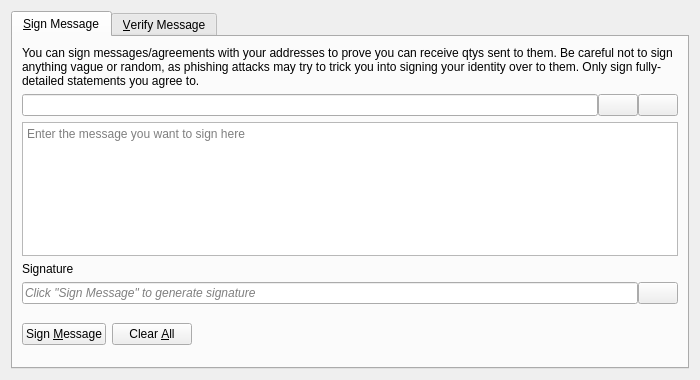
<?xml version="1.0" encoding="UTF-8"?>
<ui version="4.0">
 <class>SignVerifyMessageDialog</class>
 <widget class="QDialog" name="SignVerifyMessageDialog">
  <property name="geometry">
   <rect>
    <x>0</x>
    <y>0</y>
    <width>700</width>
    <height>380</height>
   </rect>
  </property>
  <property name="windowTitle">
   <string>Signatures - Sign / Verify a Message</string>
  </property>
  <property name="modal">
   <bool>true</bool>
  </property>
  <layout class="QVBoxLayout" name="verticalLayout">
   <item>
    <widget class="QTabWidget" name="tabWidget">
     <property name="currentIndex">
      <number>0</number>
     </property>
     <widget class="QWidget" name="tabSignMessage">
      <attribute name="title">
       <string>&amp;Sign Message</string>
      </attribute>
      <layout class="QVBoxLayout" name="verticalLayout_SM">
       <item>
        <widget class="QLabel" name="infoLabel_SM">
         <property name="text">
          <string>You can sign messages/agreements with your addresses to prove you can receive qtys sent to them. Be careful not to sign anything vague or random, as phishing attacks may try to trick you into signing your identity over to them. Only sign fully-detailed statements you agree to.</string>
         </property>
         <property name="textFormat">
          <enum>Qt::PlainText</enum>
         </property>
         <property name="wordWrap">
          <bool>true</bool>
         </property>
        </widget>
       </item>
       <item>
        <layout class="QHBoxLayout" name="horizontalLayout_1_SM">
         <property name="spacing">
          <number>0</number>
         </property>
         <item>
          <widget class="QValidatedLineEdit" name="addressIn_SM">
           <property name="toolTip">
            <string>The QTY address to sign the message with</string>
           </property>
          </widget>
         </item>
         <item>
          <widget class="QPushButton" name="addressBookButton_SM">
           <property name="toolTip">
            <string>Choose previously used address</string>
           </property>
           <property name="text">
            <string/>
           </property>
           <property name="icon">
            <iconset resource="../qty.qrc">
             <normaloff>:/icons/address-book</normaloff>:/icons/address-book</iconset>
           </property>
           <property name="shortcut">
            <string>Alt+A</string>
           </property>
           <property name="autoDefault">
            <bool>false</bool>
           </property>
          </widget>
         </item>
         <item>
          <widget class="QPushButton" name="pasteButton_SM">
           <property name="toolTip">
            <string>Paste address from clipboard</string>
           </property>
           <property name="text">
            <string/>
           </property>
           <property name="icon">
            <iconset resource="../qty.qrc">
             <normaloff>:/icons/editpaste</normaloff>:/icons/editpaste</iconset>
           </property>
           <property name="shortcut">
            <string>Alt+P</string>
           </property>
           <property name="autoDefault">
            <bool>false</bool>
           </property>
          </widget>
         </item>
        </layout>
       </item>
       <item>
        <widget class="QPlainTextEdit" name="messageIn_SM">
         <property name="toolTip">
          <string>Enter the message you want to sign here</string>
         </property>
         <property name="placeholderText">
          <string>Enter the message you want to sign here</string>
         </property>
        </widget>
       </item>
       <item>
        <widget class="QLabel" name="signatureLabel_SM">
         <property name="text">
          <string>Signature</string>
         </property>
         <property name="textFormat">
          <enum>Qt::PlainText</enum>
         </property>
        </widget>
       </item>
       <item>
        <layout class="QHBoxLayout" name="horizontalLayout_2_SM">
         <property name="spacing">
          <number>0</number>
         </property>
         <item>
          <widget class="QLineEdit" name="signatureOut_SM">
           <property name="placeholderText">
            <string>Click "Sign Message" to generate signature</string>
           </property>
           <property name="font">
            <font>
             <italic>true</italic>
            </font>
           </property>
           <property name="readOnly">
            <bool>true</bool>
           </property>
          </widget>
         </item>
         <item>
          <widget class="QPushButton" name="copySignatureButton_SM">
           <property name="toolTip">
            <string>Copy the current signature to the system clipboard</string>
           </property>
           <property name="text">
            <string/>
           </property>
           <property name="icon">
            <iconset resource="../qty.qrc">
             <normaloff>:/icons/editcopy</normaloff>:/icons/editcopy</iconset>
           </property>
           <property name="autoDefault">
            <bool>false</bool>
           </property>
          </widget>
         </item>
        </layout>
       </item>
       <item>
        <layout class="QHBoxLayout" name="horizontalLayout_3_SM">
         <item>
          <widget class="QPushButton" name="signMessageButton_SM">
           <property name="toolTip">
            <string>Sign the message to prove you own this QTY address</string>
           </property>
           <property name="text">
            <string>Sign &amp;Message</string>
           </property>
           <property name="icon">
            <iconset resource="../qty.qrc">
             <normaloff>:/icons/edit</normaloff>:/icons/edit</iconset>
           </property>
           <property name="autoDefault">
            <bool>false</bool>
           </property>
          </widget>
         </item>
         <item>
          <widget class="QPushButton" name="clearButton_SM">
           <property name="toolTip">
            <string>Reset all sign message fields</string>
           </property>
           <property name="text">
            <string>Clear &amp;All</string>
           </property>
           <property name="icon">
            <iconset resource="../qty.qrc">
             <normaloff>:/icons/remove</normaloff>:/icons/remove</iconset>
           </property>
           <property name="autoDefault">
            <bool>false</bool>
           </property>
          </widget>
         </item>
         <item>
          <spacer name="horizontalSpacer_1_SM">
           <property name="orientation">
            <enum>Qt::Horizontal</enum>
           </property>
           <property name="sizeHint" stdset="0">
            <size>
             <width>40</width>
             <height>48</height>
            </size>
           </property>
          </spacer>
         </item>
         <item>
          <widget class="QLabel" name="statusLabel_SM">
           <property name="font">
            <font>
             <weight>75</weight>
             <bold>true</bold>
            </font>
           </property>
           <property name="text">
            <string/>
           </property>
           <property name="wordWrap">
            <bool>true</bool>
           </property>
          </widget>
         </item>
         <item>
          <spacer name="horizontalSpacer_2_SM">
           <property name="orientation">
            <enum>Qt::Horizontal</enum>
           </property>
           <property name="sizeHint" stdset="0">
            <size>
             <width>40</width>
             <height>48</height>
            </size>
           </property>
          </spacer>
         </item>
        </layout>
       </item>
      </layout>
     </widget>
     <widget class="QWidget" name="tabVerifyMessage">
      <attribute name="title">
       <string>&amp;Verify Message</string>
      </attribute>
      <layout class="QVBoxLayout" name="verticalLayout_VM">
       <item>
        <widget class="QLabel" name="infoLabel_VM">
         <property name="text">
          <string>Enter the receiver's address, message (ensure you copy line breaks, spaces, tabs, etc. exactly) and signature below to verify the message. Be careful not to read more into the signature than what is in the signed message itself, to avoid being tricked by a man-in-the-middle attack. Note that this only proves the signing party receives with the address, it cannot prove sendership of any transaction!</string>
         </property>
         <property name="textFormat">
          <enum>Qt::PlainText</enum>
         </property>
         <property name="alignment">
          <set>Qt::AlignLeading|Qt::AlignLeft|Qt::AlignTop</set>
         </property>
         <property name="wordWrap">
          <bool>true</bool>
         </property>
        </widget>
       </item>
       <item>
        <layout class="QHBoxLayout" name="horizontalLayout_1_VM">
         <property name="spacing">
          <number>0</number>
         </property>
         <item>
          <widget class="QValidatedLineEdit" name="addressIn_VM">
           <property name="toolTip">
            <string>The QTY address the message was signed with</string>
           </property>
          </widget>
         </item>
         <item>
          <widget class="QPushButton" name="addressBookButton_VM">
           <property name="toolTip">
            <string>Choose previously used address</string>
           </property>
           <property name="text">
            <string/>
           </property>
           <property name="icon">
            <iconset resource="../qty.qrc">
             <normaloff>:/icons/address-book</normaloff>:/icons/address-book</iconset>
           </property>
           <property name="shortcut">
            <string>Alt+A</string>
           </property>
           <property name="autoDefault">
            <bool>false</bool>
           </property>
          </widget>
         </item>
        </layout>
       </item>
       <item>
        <widget class="QPlainTextEdit" name="messageIn_VM">
          <property name="toolTip">
            <string>The signed message to verify</string>
          </property>
          <property name="placeholderText">
            <string>The signed message to verify</string>
          </property>
        </widget>
       </item>
       <item>
        <widget class="QValidatedLineEdit" name="signatureIn_VM">
          <property name="toolTip">
            <string>The signature given when the message was signed</string>
          </property>
          <property name="placeholderText">
            <string>The signature given when the message was signed</string>
          </property>
        </widget>
       </item>
       <item>
        <layout class="QHBoxLayout" name="horizontalLayout_2_VM">
         <item>
          <widget class="QPushButton" name="verifyMessageButton_VM">
           <property name="toolTip">
            <string>Verify the message to ensure it was signed with the specified QTY address</string>
           </property>
           <property name="text">
            <string>Verify &amp;Message</string>
           </property>
           <property name="icon">
            <iconset resource="../qty.qrc">
             <normaloff>:/icons/transaction_0</normaloff>:/icons/transaction_0</iconset>
           </property>
           <property name="autoDefault">
            <bool>false</bool>
           </property>
          </widget>
         </item>
         <item>
          <widget class="QPushButton" name="clearButton_VM">
           <property name="toolTip">
            <string>Reset all verify message fields</string>
           </property>
           <property name="text">
            <string>Clear &amp;All</string>
           </property>
           <property name="icon">
            <iconset resource="../qty.qrc">
             <normaloff>:/icons/remove</normaloff>:/icons/remove</iconset>
           </property>
           <property name="autoDefault">
            <bool>false</bool>
           </property>
          </widget>
         </item>
         <item>
          <spacer name="horizontalSpacer_1_VM">
           <property name="orientation">
            <enum>Qt::Horizontal</enum>
           </property>
           <property name="sizeHint" stdset="0">
            <size>
             <width>40</width>
             <height>48</height>
            </size>
           </property>
          </spacer>
         </item>
         <item>
          <widget class="QLabel" name="statusLabel_VM">
           <property name="font">
            <font>
             <weight>75</weight>
             <bold>true</bold>
            </font>
           </property>
           <property name="text">
            <string/>
           </property>
           <property name="wordWrap">
            <bool>true</bool>
           </property>
          </widget>
         </item>
         <item>
          <spacer name="horizontalSpacer_2_VM">
           <property name="orientation">
            <enum>Qt::Horizontal</enum>
           </property>
           <property name="sizeHint" stdset="0">
            <size>
             <width>40</width>
             <height>48</height>
            </size>
           </property>
          </spacer>
         </item>
        </layout>
       </item>
      </layout>
     </widget>
    </widget>
   </item>
  </layout>
 </widget>
 <customwidgets>
  <customwidget>
   <class>QValidatedLineEdit</class>
   <extends>QLineEdit</extends>
   <header>qt/qvalidatedlineedit.h</header>
  </customwidget>
 </customwidgets>
 <resources>
  <include location="../qty.qrc"/>
 </resources>
 <connections/>
</ui>
